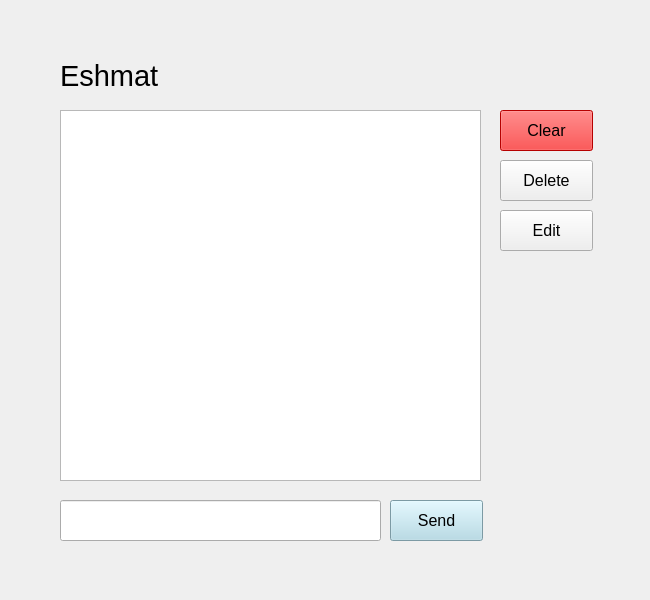
<?xml version="1.0" encoding="UTF-8"?>
<ui version="4.0">
 <class>Form</class>
 <widget class="QWidget" name="Form">
  <property name="geometry">
   <rect>
    <x>0</x>
    <y>0</y>
    <width>650</width>
    <height>600</height>
   </rect>
  </property>
  <property name="windowTitle">
   <string>Form</string>
  </property>
  <widget class="QLabel" name="friendName">
   <property name="geometry">
    <rect>
     <x>60</x>
     <y>50</y>
     <width>411</width>
     <height>51</height>
    </rect>
   </property>
   <property name="font">
    <font>
     <pointsize>22</pointsize>
    </font>
   </property>
   <property name="text">
    <string>Eshmat</string>
   </property>
  </widget>
  <widget class="QListWidget" name="messageBox">
   <property name="geometry">
    <rect>
     <x>60</x>
     <y>110</y>
     <width>421</width>
     <height>371</height>
    </rect>
   </property>
  </widget>
  <widget class="QLineEdit" name="input">
   <property name="geometry">
    <rect>
     <x>60</x>
     <y>500</y>
     <width>321</width>
     <height>41</height>
    </rect>
   </property>
   <property name="font">
    <font>
     <pointsize>14</pointsize>
    </font>
   </property>
   <property name="text">
    <string/>
   </property>
  </widget>
  <widget class="QPushButton" name="sendBtn">
   <property name="geometry">
    <rect>
     <x>390</x>
     <y>500</y>
     <width>93</width>
     <height>41</height>
    </rect>
   </property>
   <property name="font">
    <font>
     <pointsize>12</pointsize>
    </font>
   </property>
   <property name="styleSheet">
    <string notr="true">background-color: lightblue;</string>
   </property>
   <property name="text">
    <string>Send</string>
   </property>
  </widget>
  <widget class="QPushButton" name="clearBtn">
   <property name="geometry">
    <rect>
     <x>500</x>
     <y>110</y>
     <width>93</width>
     <height>41</height>
    </rect>
   </property>
   <property name="font">
    <font>
     <pointsize>12</pointsize>
    </font>
   </property>
   <property name="styleSheet">
    <string notr="true">background-color: red;</string>
   </property>
   <property name="text">
    <string>Clear</string>
   </property>
  </widget>
  <widget class="QPushButton" name="deleteBtn">
   <property name="geometry">
    <rect>
     <x>500</x>
     <y>160</y>
     <width>93</width>
     <height>41</height>
    </rect>
   </property>
   <property name="font">
    <font>
     <pointsize>12</pointsize>
    </font>
   </property>
   <property name="text">
    <string>Delete</string>
   </property>
  </widget>
  <widget class="QPushButton" name="editBtn">
   <property name="geometry">
    <rect>
     <x>500</x>
     <y>210</y>
     <width>93</width>
     <height>41</height>
    </rect>
   </property>
   <property name="font">
    <font>
     <pointsize>12</pointsize>
    </font>
   </property>
   <property name="text">
    <string>Edit</string>
   </property>
  </widget>
 </widget>
 <resources/>
 <connections/>
</ui>
